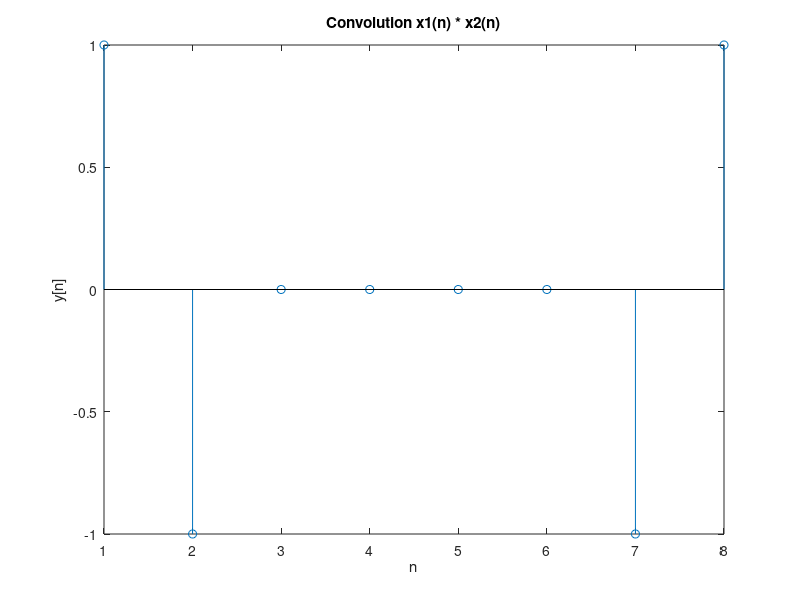

Source code (MATLAB):
x1 = [1 -2 1];
x2 = ones(1,6); % 1 for 0<=n<=5
y_conv = conv(x1, x2);
disp(y_conv);% Define sequences
x1 = [1 -2 1];
x2 = ones(1,6); 
y_conv = conv(x1, x2);
disp('Convolution result:');
disp(y_conv);
figure;
stem(y_conv);
title('Convolution x1(n) * x2(n)');
xlabel('n'); ylabel('y[n]');